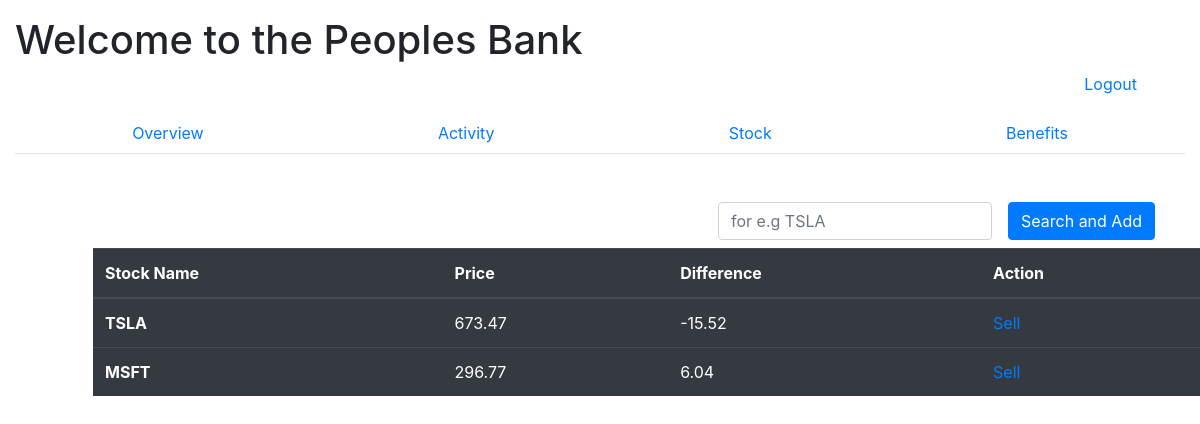
/stock (signed in), run on an earlier commit of the app's database.
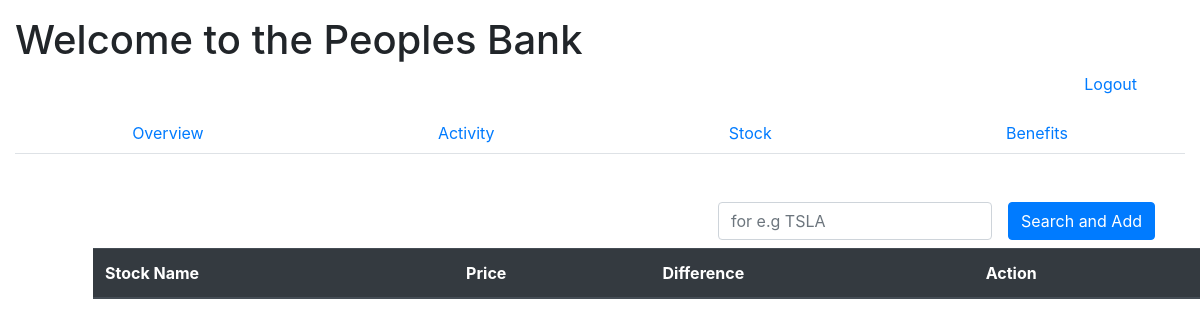
And on a later commit of the database.
### main/models.py (models this page shows)
class Stock(models.Model):
    stock = models.CharField(max_length=175)
    price = models.FloatField()
    difference = models.FloatField()
    user = models.ForeignKey(User, related_name="portfolio", on_delete=models.CASCADE)
    created_at = models.DateTimeField(auto_now_add=True)
    updated_at = models.DateTimeField(auto_now=True)

### main/views.py (the view)
# urls.py: path('stock', views.stock),
def stock(request):
    if 'userid' not in request.session:
        messages.error(request, "Please login to access this page")
        return redirect('/')
    else:
        context = {
            'user': User.objects.get(id=request.session['userid'])
        }
        return render(request, 'stock.html', context)

### main/templates/stock.html (shortened to what this page needs)
{% include 'base.html' %}
{% block content %}
    <div class="container mt-5">
      <form action="/stock/search" class="form-inline float-right" method="POST">
        <div class="form-group mx-sm-3 mb-2">
          <input name="stock_name" type="text" class="form-control" placeholder="for e.g TSLA">
        </div>
        <button type="submit" class="btn btn-primary mb-2">Search and Add</button>
      </form>
        <table class="table table-dark ml-5">
            <thead>
              <tr>
                <th scope="col">Stock Name</th>
                <th scope="col">Price</th>
                <th scope="col">Difference</th>
                <th scope="col">Action</th>
              </tr>
            </thead>
            <tbody>
              {% for stock in user.portfolio.all %}
              <tr>
                <th scope="row">{{ stock.stock }}</th>
                <td>{{ stock.price }}</td>
                <td>{{ stock.difference }}</td>
                <td><a href="/sell/{{stock.id}}">Sell</a></td>
              </tr>
              {% endfor %}
            </tbody>
          </table>
    </div>
{% endblock content %}

What changed in the data, as far as the page shows it:
removed Stock: stock "TSLA", price "673.47", difference "-15.52"
removed Stock: stock "MSFT", price "296.77", difference "6.04"
